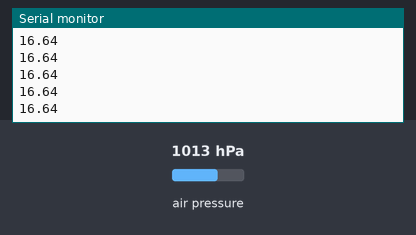
The sketch below on a simulated Arduino Uno, built with avr-gcc and run on an emulated ATmega328P. Shown: the last lines printed to the serial monitor. The inputs (shaded band) are chosen by the test bench; at power-on: air pressure 1013 hPa.

Above: at 1.2 s.
1.3 s: air pressure set to 952 hPa
At 1.36 s:
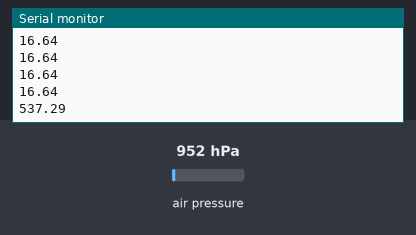
2.8 s: air pressure set to 975 hPa
At 2.82 s:
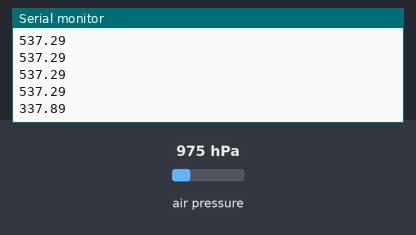
Timing chart, 0 to 5.8 s (numbered marks = the images above; inputs shaded):
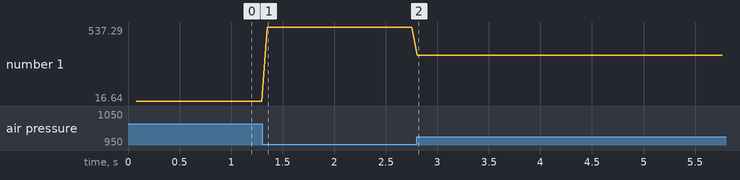

Measured:
- after the input at 1.3 s, the serial monitor: prints a new line after 0.05 s (image 1)
- after the input at 2.8 s, the serial monitor: prints a new line at once (image 2)
- plotted number 1: 16.64 → 537.29 after the input at 1.3 s, 537.29 → 337.89 after the input at 2.8 s

The sketch:

bme280.ino
```cpp
#include <Wire.h>
#include <Adafruit_Sensor.h>
#include <Adafruit_BME280.h>

#define SEALEVELPRESSURE_HPA (1015)

Adafruit_BME280 bme;
float initialAltitude;

void setup() {
  Serial.begin(9600);
  if (!bme.begin(0x76)) {
    Serial.println("No encuentro un sensor BME280 valido!");
    while (1);
  }
  delay(50);

  float initialAltitude = bme.readAltitude(SEALEVELPRESSURE_HPA);
  Serial.print("Altitud Inicial : ");
  Serial.println(initialAltitude);
}

void loop() {
  float currentAltitude = bme.readAltitude(SEALEVELPRESSURE_HPA);
  Serial.println(currentAltitude);
  delay(50);
}
```
